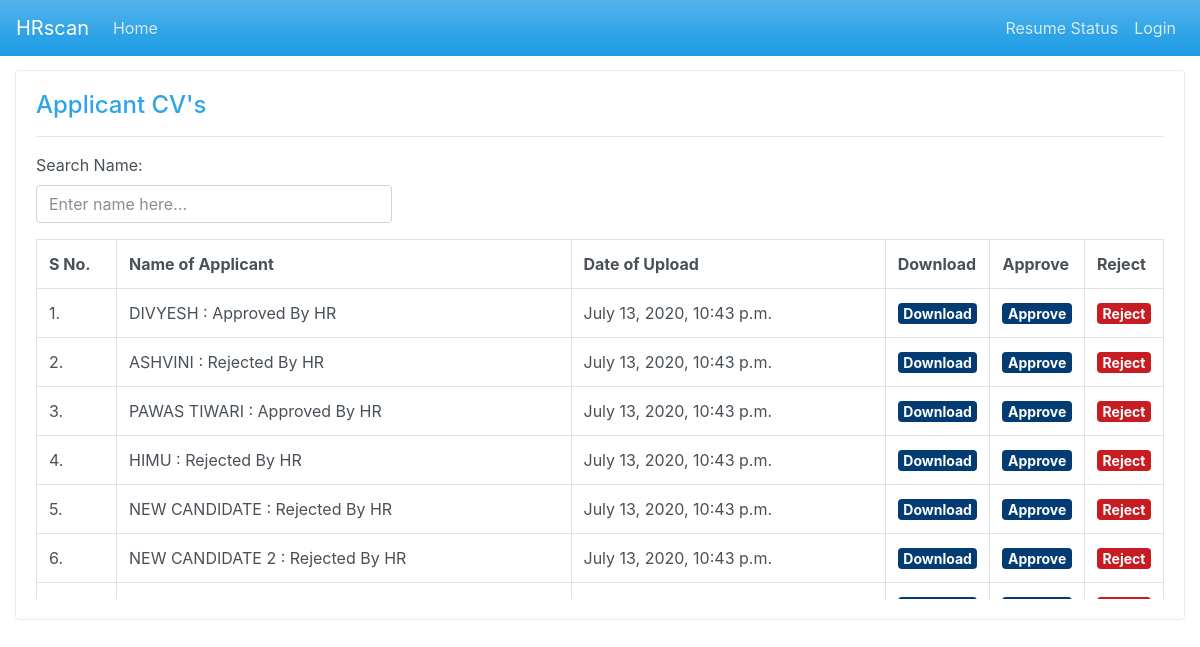
The app's page /adminpanel/ with its own data.
### scan_app/models.py (models this page shows, shortened)
class ApplicantCV(models.Model):
    applicant_name = models.CharField(max_length=50)
    applicant_cv = models.FileField()
    upload_date = models.DateTimeField(auto_now=True)
    cv_ext = models.CharField(max_length=5)
    approved_by_hr = models.ForeignKey(User,on_delete=models.DO_NOTHING, null=True, blank=True,related_name='cvs_by_hr')
    approved_by_tr = models.ForeignKey(User,on_delete=models.DO_NOTHING, null=True, blank=True,related_name='cvs_by_tr')
    approved_by_mr =  models.ForeignKey(User,on_delete=models.DO_NOTHING, null=True, blank=True,related_name='cvs_by_mr')
    rejected_by =  models.ForeignKey(User,on_delete=models.DO_NOTHING, null=True, blank=True,related_name='cvs_rejected')

### scan_app/views.py (the view, shortened to what this page needs)
# urls.py: path('adminpanel/', views.getcv, name='adminpanel'),
def getcv(request):
    context = {}
    context['applicant_cv'] = ApplicantCV.objects.all()
    return render(request, 'cv.html', context)

### scan_app/templates/cv.html (shortened to what this page needs)
{% extends 'base.html' %}
{% block content %}
    <div class="container-fluid" style="margin-top:20px;">
      <div class="row">
        <div class="col-lg-12">
          <div class="card border-secondary">
            <div class="card-body">
              <h4 class="card-title">Applicant CV's</h4>
              <hr/>
              <div class="row">
                <div class="col-lg-4 col-md-4">
                  <div class="form-group">
                    <label for="">Search Name:</label>
                    <input type="text" class="form-control" id="search" placeholder="Enter name here...">
                  </div>
                </div>
              </div>
              <div style="height:360px;overflow:auto">
                <table id="cvtable" class="table table-bordered">
                  <tr>
                    <th style="width:80px">S No.</th>
                    <th>Name of Applicant</th>
                    <th>Date of Upload</th>
                    <th style="width:40px">Download</th>
                    <th style="width:40px">Approve</th>
                    <th style="width:40px">Reject</th>
                  </tr>
                  {% for a in applicant_cv %}
                  <tr>
                    <td>{{forloop.counter}}.</td>
                    <td>{{a.applicant_name|upper}}
{% if a.approved_by_hr or  a.approved_by_tr or  a.approved_by_mr %}
: Approved By {{ a.approved_by_mr.username }}
{{ a.approved_by_hr.username }}
{% endif %}
{% if a.rejected_by %}
: Rejected By {{ a.rejected_by.username }}
{% endif %}
                    </td>
                    <td>{{a.upload_date}}</td>
                    <td><a style="font-size:14px" class="badge badge-info" href="../../media/{{a.applicant_cv}}">Download</a></td>
                    <td><a style="font-size:14px" class="badge badge-info"
                     href="{% url 'approved' id=a.id %}">Approve</a></td>
                    <td><a style="font-size:14px" class="badge badge-danger del" id="{{a.id}}" href="#">Reject</a></td>
                  </tr>
                  {% endfor %}
                </table>
              </div>
            </div>
          </div>
        </div>
      </div>
    </div>
{% endblock %}

### records on screen
ApplicantCV: applicant_name "DIVYESH", approved_by_hr.username "HR", upload_date "July 13, 2020, 10:43 p.m."
ApplicantCV: applicant_name "ASHVINI", rejected_by.username "HR", upload_date "July 13, 2020, 10:43 p.m."
ApplicantCV: applicant_name "PAWAS TIWARI", approved_by_hr.username "HR", upload_date "July 13, 2020, 10:43 p.m."
ApplicantCV: applicant_name "HIMU", rejected_by.username "HR", upload_date "July 13, 2020, 10:43 p.m."
ApplicantCV: applicant_name "NEW CANDIDATE", rejected_by.username "HR", upload_date "July 13, 2020, 10:43 p.m."
ApplicantCV: applicant_name "NEW CANDIDATE 2", rejected_by.username "HR", upload_date "July 13, 2020, 10:43 p.m."
